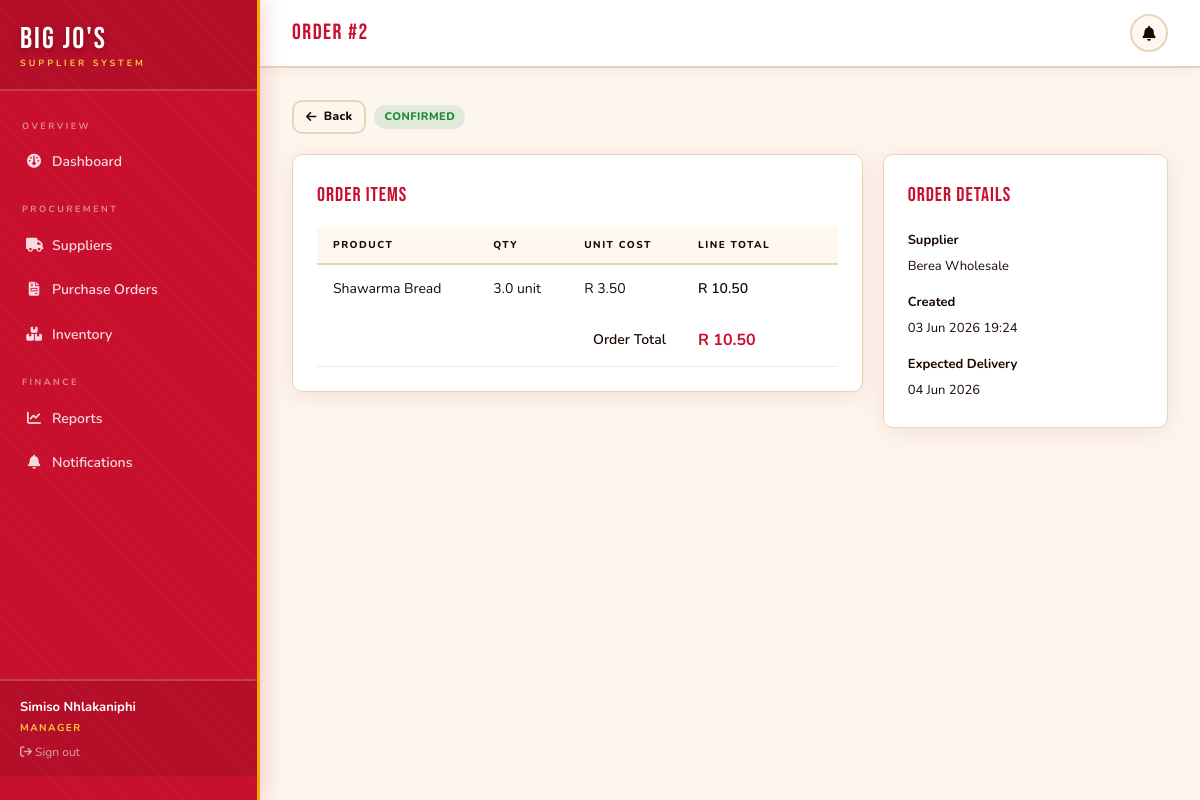
The page /manager/orders/2 (signed in) on the database its author committed.
### app/models/__init__.py (models this page shows, shortened)
class User(UserMixin, db.Model):
    __tablename__ = 'user'
    id = db.Column(db.Integer, primary_key=True)
    name = db.Column(db.String(120), nullable=False)
    email = db.Column(db.String(120), unique=True, nullable=False)
    password_hash = db.Column(db.String(256), nullable=False)
    role = db.Column(db.String(20), nullable=False)  # manager / supplier / admin
    phone = db.Column(db.String(20))
    created_at = db.Column(db.DateTime, default=utc_now)
    supplier_profile = db.relationship('Supplier', backref='user', uselist=False)
    notifications = db.relationship('Notification', backref='user', lazy='dynamic')

class PurchaseOrder(db.Model):
    __tablename__ = 'purchase_order'
    id = db.Column(db.Integer, primary_key=True)
    manager_id = db.Column(db.Integer, db.ForeignKey('user.id'), nullable=False)
    supplier_id = db.Column(db.Integer, db.ForeignKey('supplier.id'), nullable=False)
    order_date = db.Column(db.DateTime, default=utc_now)
    delivery_date = db.Column(db.DateTime)
    status = db.Column(db.String(30), default='Pending')
    total_amount = db.Column(db.Float, default=0)
    notes = db.Column(db.Text)
    manager = db.relationship('User', backref='orders_placed', foreign_keys=[manager_id])
    lines = db.relationship('OrderLine', backref='order', lazy='dynamic', cascade='all, delete-orphan')
    payment = db.relationship('Payment', backref='order', uselist=False)

class OrderLine(db.Model):
    __tablename__ = 'order_line'
    id = db.Column(db.Integer, primary_key=True)
    order_id = db.Column(db.Integer, db.ForeignKey('purchase_order.id'), nullable=False)
    product_id = db.Column(db.Integer, db.ForeignKey('product.id'), nullable=False)
    quantity = db.Column(db.Float, nullable=False)
    agreed_unit_cost = db.Column(db.Float, nullable=False)
    @property
    def line_total(self):
        return self.quantity * self.agreed_unit_cost

class Product(db.Model):
    __tablename__ = 'product'
    id = db.Column(db.Integer, primary_key=True)
    supplier_id = db.Column(db.Integer, db.ForeignKey('supplier.id'), nullable=False)
    name = db.Column(db.String(120), nullable=False)
    category = db.Column(db.String(80))
    unit_cost = db.Column(db.Float, nullable=False)
    unit_of_measure = db.Column(db.String(20), default='kg')
    shelf_life_days = db.Column(db.Integer, default=7)
    available = db.Column(db.Boolean, default=True)
    inventory = db.relationship('Inventory', backref='product', uselist=False)
    order_lines = db.relationship('OrderLine', backref='product', lazy='dynamic')

class Supplier(db.Model):
    __tablename__ = 'supplier'
    id = db.Column(db.Integer, primary_key=True)
    user_id = db.Column(db.Integer, db.ForeignKey('user.id'), unique=True)
    company_name = db.Column(db.String(120), nullable=False)
    region = db.Column(db.String(100))
    rating = db.Column(db.Float, default=3.0)
    bank_details = db.Column(db.String(200))
    products = db.relationship('Product', backref='supplier', lazy='dynamic')
    orders = db.relationship('PurchaseOrder', backref='supplier', lazy='dynamic')

### app/manager/__init__.py (the view, shortened to what this page needs)
@bp.route('/orders/<int:order_id>', methods=['GET', 'POST'])
@manager_required
def order_detail(order_id):
    order = PurchaseOrder.query.get_or_404(order_id)
    form = OrderLineForm()
    products = Product.query.filter_by(supplier_id=order.supplier_id, available=True).all()
    form.product_id.choices = [(p.id, f'{p.name} — R{p.unit_cost}/{p.unit_of_measure}')
                                for p in products]
    return render_template('manager/order_detail.html', order=order, form=form)

### app/__init__.py (called while the page is built)
@login_manager.user_loader
def load_user(user_id):
    from app.models import User
    return db.session.get(User, int(user_id))

### app/manager/__init__.py (called while the page is built)
def manager_required(f):
    @wraps(f)
    def decorated(*args, **kwargs):
        if not current_user.is_authenticated or current_user.role not in ('manager', 'admin'):
            flash('Access restricted to managers.', 'danger')
            return redirect(url_for('auth.login'))
        return f(*args, **kwargs)
    return login_required(decorated)

### app/templates/manager/order_detail.html (shortened to what this page needs)
{% extends 'shared/dashboard_layout.html' %}
{% block page_title %}Order #{{ order.id }}{% endblock %}
{% block content %}
<div style="margin-bottom:20px;display:flex;gap:8px;align-items:center;">
  <a href="{{ url_for('manager.orders') }}" class="btn btn-outline btn-sm">
    <i class="fa-solid fa-arrow-left"></i> Back
  </a>
  <span class="pill pill-{{ order.status|lower }}">{{ order.status }}</span>
</div>
<div style="display:grid;grid-template-columns:2fr 1fr;gap:20px;">
  <div>
    <div class="card" style="margin-bottom:20px;">
      <div class="card-title">Order Items</div>
      <div class="table-wrap">
        <table>
          <thead><tr><th>Product</th><th>Qty</th><th>Unit Cost</th><th>Line Total</th><th></th></tr></thead>
          <tbody>
            {% for line in order.lines %}
            <tr>
              <td>{{ line.product.name }}</td>
              <td>{{ line.quantity }} {{ line.product.unit_of_measure }}</td>
              <td>R {{ "%.2f"|format(line.agreed_unit_cost) }}</td>
              <td style="font-weight:600;">R {{ "%.2f"|format(line.line_total) }}</td>
              <td>
              </td>
            </tr>
            {% else %}
            <tr><td colspan="5" style="text-align:center;color:var(--muted);padding:24px;">No items yet. Add below.</td></tr>
            {% endfor %}
          </tbody>
          {% if order.lines.count() > 0 %}
          <tfoot>
            <tr>
              <td colspan="3" style="text-align:right;font-weight:600;padding:12px 16px;">Order Total</td>
              <td style="font-weight:700;color:var(--accent);font-size:16px;">R {{ "%.2f"|format(order.total_amount) }}</td>
              <td></td>
            </tr>
          </tfoot>
          {% endif %}
        </table>
      </div>
    </div>
  </div>
  <div>
    <div class="card" style="margin-bottom:16px;">
      <div class="card-title">Order Details</div>
      <div style="font-size:13px;color:var(--muted);line-height:2;">
        <div><strong style="color:var(--text);">Supplier</strong><br>{{ order.supplier.company_name }}</div>
        <div style="margin-top:10px;"><strong style="color:var(--text);">Created</strong><br>{{ order.order_date.strftime('%d %b %Y %H:%M') }}</div>
        {% if order.delivery_date %}
        <div style="margin-top:10px;"><strong style="color:var(--text);">Expected Delivery</strong><br>{{ order.delivery_date.strftime('%d %b %Y') }}</div>
        {% endif %}
      </div>
    </div>
  </div>
</div>
{% endblock %}

### app/templates/shared/dashboard_layout.html (shortened to what this page needs)
{% extends 'base.html' %}
{% block body %}
<div class="flex min-h-screen bg-cream">
  <aside id="sidebar"
         class="fixed inset-y-0 left-0 z-50 flex w-[260px] -translate-x-full flex-col overflow-y-auto
                border-r-[3px] border-gold bg-brand pb-6
                shadow-[4px_0_20px_rgba(200,16,46,.18)] transition-transform duration-200 md:translate-x-0"
         style="background-image:repeating-linear-gradient(45deg,rgba(255,255,255,.03) 0px,rgba(255,255,255,.03) 1px,transparent 1px,transparent 10px)">
    <div class="border-b-2 border-white/20 bg-black/10 px-5 pb-[18px] pt-6">
      <div class="font-display text-[30px] leading-none tracking-[2px] text-white"
           style="text-shadow:0 2px 6px rgba(0,0,0,.3)">Big Jo's</div>
      <div class="mt-0.5 text-[9px] font-bold uppercase tracking-[3px] text-gold2">Supplier System</div>
    </div>
    <nav class="flex-1 space-y-0.5 px-3 py-4">
      {% if current_user.role in ('manager','admin') %}
      <div class="px-2.5 pb-1.5 pt-3 text-[9px] font-bold uppercase tracking-[2.5px] text-white/50">Overview</div>
      <a href="{{ url_for('manager.dashboard') }}"
         class="flex items-center gap-2.5 rounded-[10px] px-3.5 py-2.5 text-[14px] font-semibold transition-all duration-[180ms]
                {% if request.endpoint == 'manager.dashboard' %}bg-gold text-ink shadow-[0_3px_10px_rgba(245,168,0,.4)]
                {% else %}text-white/85 hover:bg-white/20 hover:text-white hover:translate-x-[3px]{% endif %}">
        <span class="w-4 text-center"><i class="fa-solid fa-gauge"></i></span> Dashboard
      </a>
      <div class="px-2.5 pb-1.5 pt-4 text-[9px] font-bold uppercase tracking-[2.5px] text-white/50">Procurement</div>
      <a href="{{ url_for('manager.suppliers') }}"
         class="flex items-center gap-2.5 rounded-[10px] px-3.5 py-2.5 text-[14px] font-semibold transition-all duration-[180ms]
                {% if 'suppliers' in request.endpoint %}bg-gold text-ink shadow-[0_3px_10px_rgba(245,168,0,.4)]
                {% else %}text-white/85 hover:bg-white/20 hover:text-white hover:translate-x-[3px]{% endif %}">
        <span class="w-4 text-center"><i class="fa-solid fa-truck"></i></span> Suppliers
      </a>
      <a href="{{ url_for('manager.orders') }}"
         class="flex items-center gap-2.5 rounded-[10px] px-3.5 py-2.5 text-[14px] font-semibold transition-all duration-[180ms]
                {% if 'orders' in request.endpoint %}bg-gold text-ink shadow-[0_3px_10px_rgba(245,168,0,.4)]
                {% else %}text-white/85 hover:bg-white/20 hover:text-white hover:translate-x-[3px]{% endif %}">
        <span class="w-4 text-center"><i class="fa-solid fa-file-invoice"></i></span> Purchase Orders
      </a>
      <a href="{{ url_for('manager.inventory') }}"
         class="flex items-center gap-2.5 rounded-[10px] px-3.5 py-2.5 text-[14px] font-semibold transition-all duration-[180ms]
                {% if 'inventory' in request.endpoint %}bg-gold text-ink shadow-[0_3px_10px_rgba(245,168,0,.4)]
                {% else %}text-white/85 hover:bg-white/20 hover:text-white hover:translate-x-[3px]{% endif %}">
        <span class="w-4 text-center"><i class="fa-solid fa-boxes-stacked"></i></span> Inventory
      </a>
      <div class="px-2.5 pb-1.5 pt-4 text-[9px] font-bold uppercase tracking-[2.5px] text-white/50">Finance</div>
      <a href="{{ url_for('manager.reports') }}"
         class="flex items-center gap-2.5 rounded-[10px] px-3.5 py-2.5 text-[14px] font-semibold transition-all duration-[180ms]
                {% if 'reports' in request.endpoint %}bg-gold text-ink shadow-[0_3px_10px_rgba(245,168,0,.4)]
                {% else %}text-white/85 hover:bg-white/20 hover:text-white hover:translate-x-[3px]{% endif %}">
        <span class="w-4 text-center"><i class="fa-solid fa-chart-line"></i></span> Reports
      </a>
      <a href="{{ url_for('manager.notifications') }}"
         class="flex items-center gap-2.5 rounded-[10px] px-3.5 py-2.5 text-[14px] font-semibold transition-all duration-[180ms]
                {% if 'notifications' in request.endpoint %}bg-gold text-ink shadow-[0_3px_10px_rgba(245,168,0,.4)]
                {% else %}text-white/85 hover:bg-white/20 hover:text-white hover:translate-x-[3px]{% endif %}">
        <span class="w-4 text-center"><i class="fa-solid fa-bell"></i></span> Notifications
      </a>
      {% endif %}
    </nav>
    <div class="border-t-2 border-white/20 bg-black/10 px-5 py-4 text-[13px]">
      <div class="font-bold text-white">{{ current_user.name }}</div>
      <div class="mt-0.5 text-[10px] font-bold uppercase tracking-[1.5px] text-gold2">{{ current_user.role }}</div>
      <a href="{{ url_for('auth.logout') }}" class="mt-2 block text-xs text-white/60 transition hover:text-white">
        <i class="fa-solid fa-arrow-right-from-bracket"></i> Sign out
      </a>
    </div>
  </aside>
  <div class="flex min-h-screen w-full flex-col md:ml-[260px]">
    <header class="sticky top-0 z-40 flex items-center justify-between border-b-2 border-warm
                   bg-white px-4 py-3.5 shadow-[0_2px_12px_rgba(200,16,46,.07)] md:px-8">
      <div class="flex items-center gap-3">
        <span class="font-display text-[22px] tracking-[1.5px] text-brand">
          {% block page_title %}{% endblock %}
        </span>
      </div>
      <div class="flex items-center gap-3">
        {% set unread = current_user.notifications.filter_by(is_read=False).count() %}
        {% if current_user.role in ('manager','admin') %}
        <a href="{{ url_for('manager.notifications') }}"
           class="relative inline-flex h-[38px] w-[38px] items-center justify-center rounded-full
                  border-2 border-warm bg-cream2 text-muted transition
                  hover:border-brand hover:text-brand hover:bg-brand/5">
          <i class="fa-solid fa-bell text-[15px]"></i>
        </a>
        {% endif %}
      </div>
    </header>
    <main class="flex-1 p-8">
      {% block content %}{% endblock %}
    </main>
  </div>
</div>
{% endblock %}

### app/static/css/main.css (style rules this page uses)
:root { --bg: #fdf6ee; --surface: #ffffff; --surface2:#fff8f0; --border: #e8d5b7; --accent: #c8102e; --accent2: #e8192e; --gold: #f5a800; --gold2: #ffc93c; --green: #1a8a3a; --red: #c8102e; --blue: #1565c0; --text: #1a0a00; --muted: #1a0a00; }
.btn { display: inline-flex; align-items: center; gap: 7px; padding: 9px 20px; border-radius: 10px; font-family: 'Nunito', sans-serif; font-size: 14px; font-weight: 800; cursor: pointer; border: none; transition: all .18s; text-decoration: none; letter-spacing: .3px; }
.btn-outline { background: transparent; border: 2px solid #e8d5b7; color: #1a0a00; }
.btn-sm { padding: 5px 12px; font-size: 12px; }
.card { background: #fff; border: 1.5px solid #e8d5b7; border-radius: 10px; padding: 24px; box-shadow: 0 4px 24px rgba(200,16,46,.10); }
.card-title { font-family: 'Bebas Neue', cursive; font-size: 20px; letter-spacing: 1px; margin-bottom: 16px; color: #c8102e; }
.table-wrap { overflow-x: auto; }
table { width: 100%; border-collapse: collapse; font-size: 14px; }
thead tr { border-bottom: 2px solid #e8d5b7; background: #fff8f0; }
th { padding: 10px 16px; text-align: left; font-size: 10px; text-transform: uppercase; letter-spacing: 1.5px; color: #1a0a00; font-weight: 800; }
td { padding: 13px 16px; border-bottom: 1px solid rgba(232,213,183,.5); color: #1a0a00; }
tbody tr:last-child td { border-bottom: none; }
.pill { display: inline-flex; align-items: center; gap: 5px; padding: 3px 10px; border-radius: 20px; font-size: 11px; font-weight: 800; text-transform: uppercase; letter-spacing: .5px; }
.pill-confirmed { background: rgba(26,138,58,.12); color: #1a8a3a; }

### rows shown on the page
User: name "Simiso Nhlakaniphi", role "MANAGER"
PurchaseOrder: id "2", status "CONFIRMED", total_amount "10.50", order_date "03 Jun 2026 19:24", delivery_date "04 Jun 2026"
OrderLine: product.name "Shawarma Bread", quantity "3.0", product.unit_of_measure "unit", agreed_unit_cost "3.50", line_total "10.50"
Supplier: supplier.company_name "Berea Wholesale"
